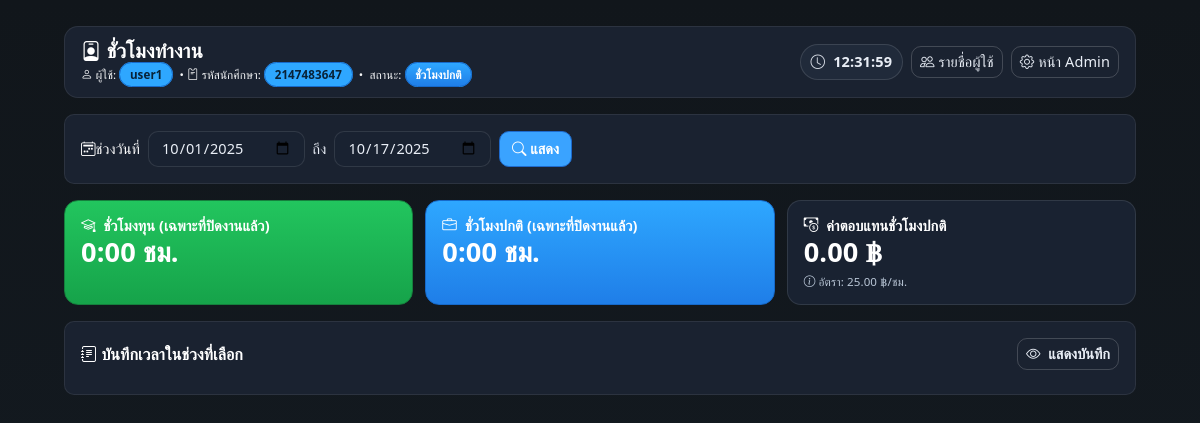
Page /admin/user_detail.php?id=6 (signed in) on the committed database.
### tables this page shows
CREATE TABLE IF NOT EXISTS `users` (
  `user_id` int(11) NOT NULL AUTO_INCREMENT,
  `username` varchar(50) NOT NULL,
  `password` varchar(255) NOT NULL,
  `student_ID` int(11) NOT NULL,
  `name` varchar(100) NOT NULL,
  `role` enum('admin','employee') NOT NULL DEFAULT 'employee',
  `status` enum('ชั่วโมงทุน','ชั่วโมงปกติ') NOT NULL DEFAULT 'ชั่วโมงปกติ',
  `default_hour_type` enum('normal','fund') NOT NULL DEFAULT 'normal',
  PRIMARY KEY (`user_id`),
  UNIQUE KEY `username` (`username`)
);

### admin/user_detail.php (the view, shortened to what this page needs)
<?php
require __DIR__ . '/../db.php';
$conn->set_charset('utf8mb4');
$conn->query("SET time_zone = '+07:00'");
$NORMAL_RATE = 25.00;
function h($s){ return htmlspecialchars((string)$s, ENT_QUOTES, 'UTF-8'); }
function fmtHM(int $sec): string {
  if ($sec <= 0) return '0:00 ชม.';
  $h = intdiv($sec, 3600);
  $m = intdiv($sec % 3600, 60);
  return $h . ':' . str_pad((string)$m, 2, '0', STR_PAD_LEFT) . ' ชม.';
}
function fmtMoney(float $n): string { return number_format($n, 2); }
$uid = (int)($_GET['id'] ?? 0);
$today  = (new DateTime('today'))->format('Y-m-d');
$month1 = (new DateTime('first day of this month'))->format('Y-m-d');
$start_date = ($_GET['start'] ?? '') ?: $month1;
$end_date   = ($_GET['end']   ?? '') ?: $today;
$stmt = $conn->prepare("SELECT user_id, username, name, student_ID, role, status FROM users WHERE user_id=? LIMIT 1");
$stmt->bind_param('i', $uid);
$stmt->execute();
$user = $stmt->get_result()->fetch_assoc();
$sec_fund = 0;
$sec_normal = 0;
$hrs_normal_decimal = round($sec_normal / 3600, 2);
$wage_normal        = $hrs_normal_decimal * $NORMAL_RATE;
?>
<!doctype html>
<html lang="th">
<head>
<link rel="stylesheet"
 href="https://stackpath.bootstrapcdn.com/bootstrap/4.5.2/css/bootstrap.min.css">
<link rel="stylesheet"
 href="https://cdn.jsdelivr.net/npm/bootstrap-icons@1.10.5/font/bootstrap-icons.css">
</head>
<body>
<div class="wrap">
  <div class="topbar d-flex align-items-center justify-content-between mb-3">
    <div>
      <div class="h5 m-0 brand"><i class="bi bi-person-badge"></i> ชั่วโมงทำงาน</div>
      <small class="text-light">
        <i class="bi bi-person"></i> ผู้ใช้:
        <span class="badge-chip"><?= h($user['username']) ?></span>
        &nbsp;•&nbsp;<i class="bi bi-pass"></i> รหัสนักศึกษา:
        <span class="badge-chip"><?= h($user['student_ID'] ?: '-') ?></span>
        &nbsp;•&nbsp;<i class=""></i> สถานะ:
        <span class="badge-chip status"><?= h($user['status'] ?: '-') ?></span>
      </small>
    </div>
    <div class="d-flex align-items-center" style="gap:8px">
      <div class="clock"><i class="bi bi-clock"></i><span id="nowClock">--:--:--</span></div>
      <a href="users_list.php" class="btn btn-sm btn-outline-light"><i class="bi bi-people"></i> รายชื่อผู้ใช้</a>
      <a href="adminmenu.php" class="btn btn-sm btn-outline-light"><i class="bi bi-gear"></i> หน้า Admin</a>
    </div>
  </div>
  <div class="cardx p-3 mb-3">
    <form class="form-inline" method="get">
      <label class="mr-2" style="color:var(--text-strong)"><i class="bi bi-calendar2-week"></i> ช่วงวันที่</label>
      <input type="date" name="start" class="form-control mr-2" value="<?= h($start_date) ?>">
      <span class="mr-2">ถึง</span>
      <input type="date" name="end" class="form-control mr-2" value="<?= h($end_date) ?>">
      <button class="btn btn-primary"><i class="bi bi-search"></i> แสดง</button>
    </form>
  </div>
  <div class="kpi mb-3">
    <div class="tile tile-fund">
      <div class="l"><i class="bi bi-mortarboard"></i> ชั่วโมงทุน (เฉพาะที่ปิดงานแล้ว)</div>
      <div class="n"><?= fmtHM($sec_fund) ?></div>
    </div>
    <div class="tile tile-normal">
      <div class="l"><i class="bi bi-briefcase"></i> ชั่วโมงปกติ (เฉพาะที่ปิดงานแล้ว)</div>
      <div class="n"><?= fmtHM($sec_normal) ?></div>
    </div>
    <div class="tile">
      <div class="l"><i class="bi bi-cash-coin"></i> ค่าตอบแทนชั่วโมงปกติ</div>
      <div class="n"><?= fmtMoney($wage_normal) ?> ฿</div>
      <div class="small mt-1" style="color:var(--ink-muted)"><i class="bi bi-info-circle"></i> อัตรา: <?= fmtMoney($NORMAL_RATE) ?> ฿/ชม.</div>
    </div>
  </div>
  <div class="cardx p-3 mb-4" id="logsCard">
    <div class="d-flex align-items-center justify-content-between mb-2">
      <h6 class="m-0" style="color:var(--text-strong); font-weight:800"><i class="bi bi-journal-text"></i> บันทึกเวลาในช่วงที่เลือก</h6>
      <div class="d-flex align-items-center" style="gap:8px">
        <button id="toggleLogsBtn" type="button" class="btn btn-sm btn-outline-light" style="font-weight:800">
        </button>
      </div>
    </div>
  </div>
</div>
</body>
</html>

### admin/user_detail.php (style rules this page uses)
:root { --bg-grad1:#11161B; --bg-grad2:#141B22; --surface:#1A2230; --surface-2:#192231; --surface-3:#202A3A; --ink:#E9EEF6; --ink-muted:#B9C6D6; --text-strong:#FFFFFF; --brand-500:#3AA3FF; --brand-400:#7CBCFD; --brand-300:#A9CFFD; --brand-border:#1E6ACC; --fund-500:#22C55E; --fund-border:#15803D; --normal-500:#2EA7FF; --normal-600:#1F7EE8; --normal-border:#1669C9; --warn:#f0ad4e; --radius:10px; }
html,body { height:100% }
body { background: linear-gradient(180deg,var(--bg-grad1),var(--bg-grad2)) !important; color: var(--ink) !important; font-family:"Segoe UI",Tahoma,Arial,sans-serif; letter-spacing:.1px; }
.wrap { max-width:1100px; margin:26px auto; padding:0 14px; }
.topbar { position:sticky; top:0; z-index:20; background: var(--surface) !important; border: 1px solid rgba(255,255,255,.08) !important; border-radius: 14px !important; box-shadow: none !important; padding:12px 16px; }
.brand { font-weight:900; letter-spacing:.3px; color:var(--text-strong) }
.badge-chip { background: #2EA7FF !important; color: #082238 !important; border: 1px solid var(--normal-border) !important; border-radius: 999px !important; padding:.25rem .6rem; font-weight:800 !important; }
.topbar small .badge-chip.status { background: linear-gradient(180deg, var(--normal-500), var(--normal-600)) !important; border-color: var(--normal-border) !important; color:#fff !important; }
.clock { display:inline-flex;align-items:center;gap:8px; background: var(--surface-3) !important; border: 1px solid rgba(255,255,255,.12) !important; border-radius:999px; padding:6px 10px; font-weight:800; color: var(--ink); }
.clock .bi { opacity:.9 }
.btn-primary { background: var(--brand-500) !important; border: 1px solid var(--brand-border) !important; color:#fff !important; font-weight:800 !important; box-shadow:none !important; text-shadow:none !important; border-radius: var(--radius) !important; }
.btn-outline-light { background: transparent !important; color: var(--ink) !important; border: 1px solid rgba(255,255,255,.18) !important; box-shadow:none !important; border-radius: var(--radius) !important; }
.cardx { background: var(--surface) !important; border: 1px solid rgba(255,255,255,.08) !important; border-radius: var(--radius) !important; box-shadow: none !important; }
input[type="date"] { background: var(--surface-2) !important; color: var(--ink) !important; border: 1px solid rgba(255,255,255,.10) !important; border-radius: 10px !important; }
.kpi { display:grid; grid-template-columns: repeat(3,minmax(220px,1fr)); gap:12px; }
.tile { background: var(--surface-2) !important; border: 1px solid rgba(255,255,255,.10) !important; border-radius: 14px !important; box-shadow: none !important; padding:14px 16px; }
.tile .l { font-weight:800; color:var(--text-strong); display:flex; align-items:center; gap:8px }
.tile .n { font-size:1.7rem; font-weight:900; color:#fff !important; line-height:1.2 }
.tile-fund { background: linear-gradient(180deg, var(--fund-500), #16A34A) !important; border-color: var(--fund-border) !important; }
.tile-normal { background: linear-gradient(180deg, var(--normal-500), var(--normal-600)) !important; border-color: var(--normal-border) !important; }
.tile-fund .l, .tile-fund .n, .tile-normal .l, .tile-normal .n { color:#fff !important; }
body, .table, .btn, input, label, .badge, .pill { font-size:14.5px !important; }

### rows in the picture
users: username "user1", student_ID "2147483647", status "ชั่วโมงปกติ"

### other values in the picture
fmtHM($sec_fund) "0:00 ชม."
fmtHM($sec_normal) "0:00 ชม."
fmtMoney($wage_normal) "0.00"
fmtMoney($NORMAL_RATE) "25.00"
